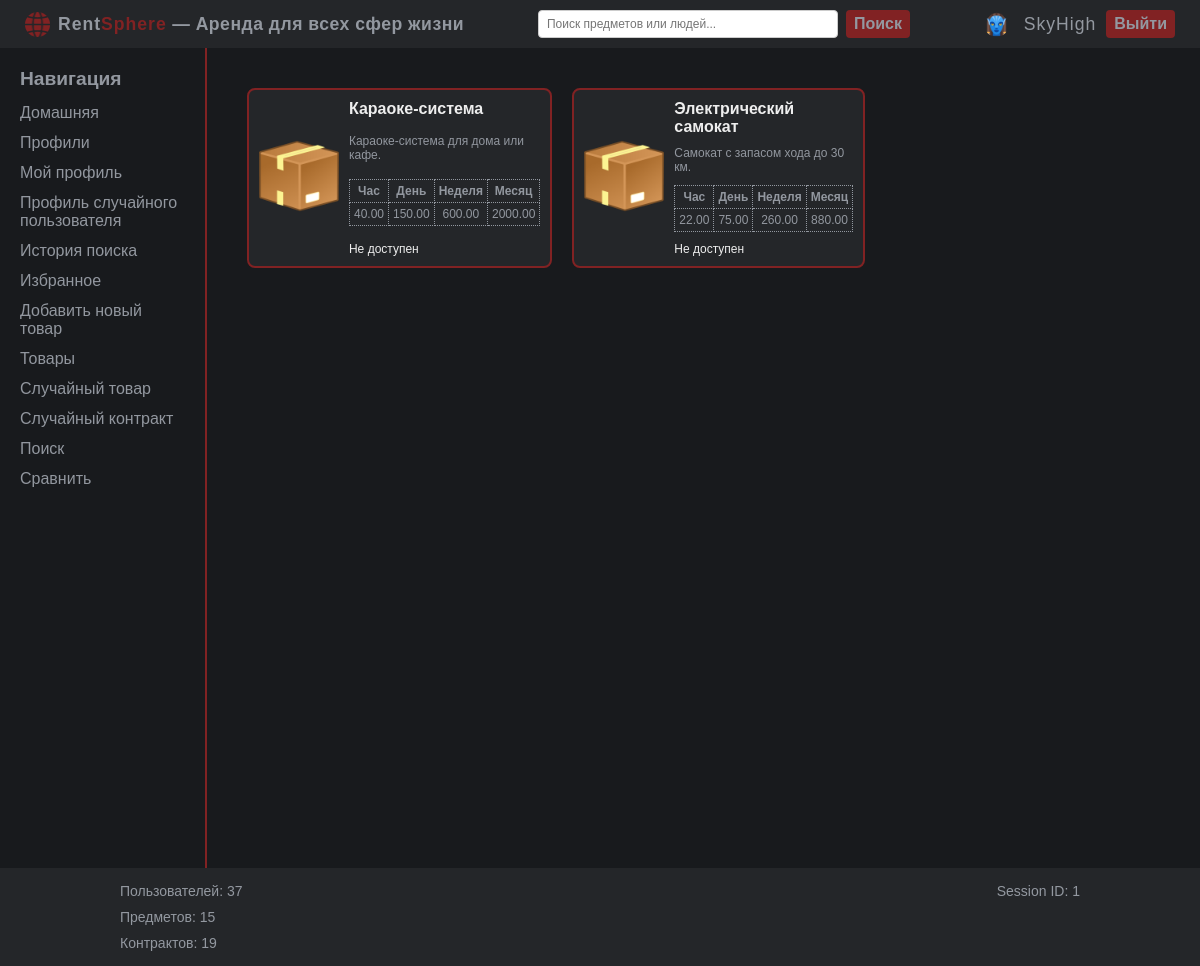
/favourites (signed in), run on the app's committed database.
### models.py (models this page shows, shortened)
class User(Base):
    __tablename__ = "users"
    id = Column(Integer, primary_key=True)
    login = Column(String(100), unique=True, nullable=False)
    password = Column(String(200), nullable=False)
    ipn = Column(Integer)
    first_name = Column(String(100))
    last_name = Column(String(100))
    phone_number = Column(String(20))
    email = Column(String(100), unique=True, nullable=False)
    avatar = Column(String(255))
    register_date = Column(Integer)
    compare_items = Column(types.JSON, default=[], nullable=True)
    items = relationship("Item", backref="owner_user")

class Item(Base):
    __tablename__ = "items"
    id = Column(Integer, primary_key=True)
    photo = Column(String(255))
    name = Column(String(255), nullable=False)
    desc = Column(Text)
    price_h = Column(Numeric(10, 2), nullable=True)
    price_d = Column(Numeric(10, 2), nullable=True)
    price_w = Column(Numeric(10, 2), nullable=True)
    price_m = Column(Numeric(10, 2), nullable=True)
    owner_id = Column(Integer, ForeignKey("users.id"))
    owner = relationship("User", backref="owner_items")

### app.py (the view, shortened to what this page needs)
@app.route("/favourites", methods=["GET", "POST"])
@login_required
def favourites():
    if request.method == "GET":
        user_id = session.get("user_id")
        favourite_items = db_session.query(models.Item).join(models.Favourite).filter(
            models.Favourite.user == user_id).all()
        return render_template("favourites.html", favourite_items=favourite_items)

### app.py (called while the page is built)
def login_required(func):
    @wraps(func)
    def wrapper(*args, **kwargs):
        user_id = session.get("user_id")
        if not user_id:
            return redirect(url_for("login"))
        return func(*args, **kwargs)
    return wrapper

@app.teardown_request
def teardown_request(exceptions=None):
    db_session.remove()

@app.context_processor
def stats_data():
    session_id = session.get("user_id")
    users_total = models.User.query.count()
    items_total = models.Item.query.count()
    contracts_total = models.Contract.query.count()
    stats = {"users_total": users_total,
             "items_total": items_total,
             "contracts_total": contracts_total,
             "session_id": session_id}
    return dict(stats=stats)

@app.context_processor
def inject_user():
    user_id = session.get("user_id")
    user_data = {"id": None, "login": "Guest"}
    if user_id:
        try:
            user_id = int(user_id)
            user = models.User.query.filter_by(id=user_id).first()
            if user:
                user_data = {"id": user.id, "login": user.login}
        except (TypeError, ValueError):
            print(f"Пользователь с ID неверного типа: {type(user_id)}")
            user_data["id"] = None
            session["user_id"] = None
    return {"current_user": user_data}

### templates/favourites.html (shortened to what this page needs)
{% extends 'base.html' %}
{% block content %}
    {% include 'fav_items_list.html' %}
{% endblock %}

### templates/base.html (shortened to what this page needs)
<!DOCTYPE html>
<html lang="ru">
<head>
    <link rel="stylesheet" href="{{ url_for('static', filename='css/styles.css') }}">
</head>
<body>
    <div class="layout">
        <div class="header">
            <div class="header-left">
                <img src="{{ url_for('static', filename='images/logo_red.png') }}" alt="Logo" class="logo">
                <span class="brand-name"><span class="rent">Rent</span><span class="sphere">Sphere</span> — Аренда для всех сфер жизни</span>
            </div>
            <form class="header-search" action="/search" method="GET">
                <input type="text" name="q" class="search-field" placeholder="Поиск предметов или людей...">
                <button type="submit" class="search-button">Поиск</button>
            </form>
            <div class="header-right">
                {% if not current_user.id %}
                    <a href="/login">Войти</a>
                    <a href="/register">Регистрация</a>
                {% else %}
                    <img src="{{ url_for('static', filename='images/default_avatar.png') }}" alt="Аватар" class="header-avatar">
                    <span class="header-user">{{ current_user.login }}</span>
                    <a href="/logout">Выйти</a>
                {% endif %}
            </div>
        </div>
        <div class="center-container">
            <div class="sidebar">
                <span>Навигация</span>
                {% if current_user.id %}
                    <a href="{{ url_for('index') }}">Домашняя</a>
                    <a href="/profiles">Профили</a>
                    <a href="{{ url_for('profile', user_id=current_user.id) }}">Мой профиль</a>
                    <a href="/profiles/random_user">Профиль случайного пользователя</a>
                    <a href="/search_history">История поиска</a>
                    <a href="/favourites">Избранное</a>
                    <a href="/items/add">Добавить новый товар</a>
                    <a href="/items">Товары</a>
                    <a href="/items/random_item_details">Случайный товар</a>
                    <a href="/contracts/random_contract">Случайный контракт</a>
                    <a href="/search">Поиск</a>
                    <a href="/compare">Сравнить</a>
                {% endif %}
            </div>
            <div class="content-area">
                {% block content %}{% endblock %}
            </div>
        </div>
        <div class="footer">
            <table class="stats-table">
                <tr>
                    <td class="left-col">Пользователей: {{ stats.users_total }}</td>
                    <td class="right-col">Session ID: {{ stats.session_id }}</td>
                </tr>
                <tr>
                    <td class="left-col">Предметов: {{ stats.items_total }}</td>
                    <td class="right-col"></td>
                </tr>
                <tr>
                    <td class="left-col">Контрактов: {{ stats.contracts_total }}</td>
                    <td class="right-col"></td>
                </tr>
            </table>
        </div>
    </div>
</body>
</html>

### templates/fav_items_list.html
<div class="fav-items-container">
    {% for item in favourite_items %}
        <a href="{{ url_for('item_details', item_id=item.id) }}" class="fav-item-card">
            <div class="fav-item-photo">
                <img src="{{ url_for('static', filename='images/items/default_item.png') }}" alt="Фото">
            </div>
            <div class="fav-item-short-details">
                <div class="fav-item-name">{{ item.name }}</div>
                <div class="fav-item-short-desc">{{ item.desc }}</div>
                <table class="fav-price-table">
                    <tr>
                        <th>Час</th>
                        <th>День</th>
                        <th>Неделя</th>
                        <th>Месяц</th>
                    </tr>
                    <tr>
                        <td>{{ item.price_h }}</td>
                        <td>{{ item.price_d }}</td>
                        <td>{{ item.price_w }}</td>
                        <td>{{ item.price_m }}</td>
                    </tr>
                </table>
                <div class="fav-item-data">
                    {% if item.is_available %}
                        Доступен к аренде
                    {% else %}
                        Не доступен
                    {% endif %}
                </div>
            </div>
        </a>
    {% endfor %}
</div>

### static/css/styles.css (style rules this page uses)
body { background-color: #181A1D; color: #EEEEEE; margin: 0; font-family: Arial, sans-serif; }
.header, .footer { background-color: #242629; color: #9398A0; padding: 10px; text-align: center; }
.center-container { display: flex; }
.content-area { flex-grow: 1; background-color: #181A1D; padding: 20px; color: #EEEEEE; }
.stats-table { width: 1000px; margin: 0 auto; border-collapse: collapse; }
.stats-table td { padding: 5px 20px; vertical-align: middle; border: none; font-size: 14px; }
.left-col { text-align: left; }
.right-col { text-align: right; }

### static/css/modules/sidebar.css (style rules this page uses)
.sidebar { background-color: #181A1D; color: #92979F; padding: 20px; width: 180px; height: calc(100vh - 20px); overflow-y: auto; float: left; }
.sidebar span { font-size: 1.2em; margin-bottom: 8px; display: block; font-weight: bold; }
.sidebar a { display: block; color: #92979F; text-decoration: none; padding: 6px 0; }
.sidebar + .content-area { border-left: 2px solid #812223; }

### static/css/modules/header.css (style rules this page uses)
.header { display: flex; justify-content: space-between; align-items: center; padding: 5px 10px; background-color: #242629; }
.header-left { display: flex; align-items: center; }
.logo { width: 25px; height: 25px; margin-right: 8px; margin-left: 15px; }
.brand-name { color: #9398A0; font-weight: bold; font-size: 1.1em; letter-spacing: 0.5px; }
.rent { font-weight: bold; color: #9398A0; letter-spacing: 1px; }
.sphere { font-weight: bold; color: #812223; letter-spacing: 1px; }
.header-search { display: flex; align-items: center; justify-content: center; flex: 1; }
.search-field { padding: 6px 8px; font-size: 12px; border: 1px solid #ccc; border-radius: 4px; width: 300px; box-sizing: border-box; }
.search-button { color: #9398A0; background-color: #812223; padding: 5px 8px; font-weight: bold; font-size: 1em; border: none; border-radius: 4px; cursor: pointer; margin-left: 8px; transition: background-color 0.3s ease; }
.header-right { display: flex; align-items: center; justify-content: flex-end; gap: 10px; }
.header a { color: #9398A0; background-color: #812223; padding: 5px 8px; text-decoration: none; font-weight: bold; font-size: 1em; border-radius: 4px; margin-right: 15px; transition: background-color 0.3s ease; }
.header-avatar { width: 25px; height: 25px; border-radius: 50%; margin-right: 5px; }
.header-user { color: #9398A0; font-size: 1.1em; letter-spacing: 1px; display: flex; align-items: center; }

### static/css/modules/favourites.css (style rules this page uses)
.fav-items-container { display: grid; grid-template-columns: repeat(3, 1fr); gap: 20px; margin: 20px; max-width: 1000px; }
.fav-item-card { display: flex; background-color: #242629; color: #EEEEEE; border-radius: 8px; padding: 10px; transition: background-color 0.3s; border: 2px solid #812223; align-items: center; height: 180px; text-decoration: none; box-sizing: border-box; }
.fav-item-photo { margin-right: 10px; }
.fav-item-photo img { width: 80px; height: 80px; border-radius: 10px; }
.fav-item-short-details { display: flex; flex-direction: column; justify-content: space-between; height: 100%; }
.fav-item-name { font-size: 16px; font-weight: bold; }
.fav-item-short-desc { color: #92979F; font-size: 12px; margin-top: 5px; display: -webkit-box; -webkit-line-clamp: 2; -webkit-box-orient: vertical; overflow: hidden; text-overflow: ellipsis; }
.fav-price-table { margin-top: 5px; width: 100%; border-collapse: collapse; }
.fav-price-table th, .fav-price-table td { padding: 4px; text-align: center; border: 1px dotted #92979F; color: #92979F; font-size: 12px; }
.fav-item-data { margin-top: 5px; font-size: 12px; }

### data on the page
User: login "SkyHigh"
Item: name "Караоке-система", desc "Караоке-система для дома или кафе.", price_h "40.00", price_d "150.00", price_w "600.00", price_m "2000.00"
Item: name "Электрический самокат", desc "Самокат с запасом хода до 30 км.", price_h "22.00", price_d "75.00", price_w "260.00", price_m "880.00"

### other printed values
{{ stats.users_total }} "37"
{{ stats.session_id }} "1"
{{ stats.items_total }} "15"
{{ stats.contracts_total }} "19"
